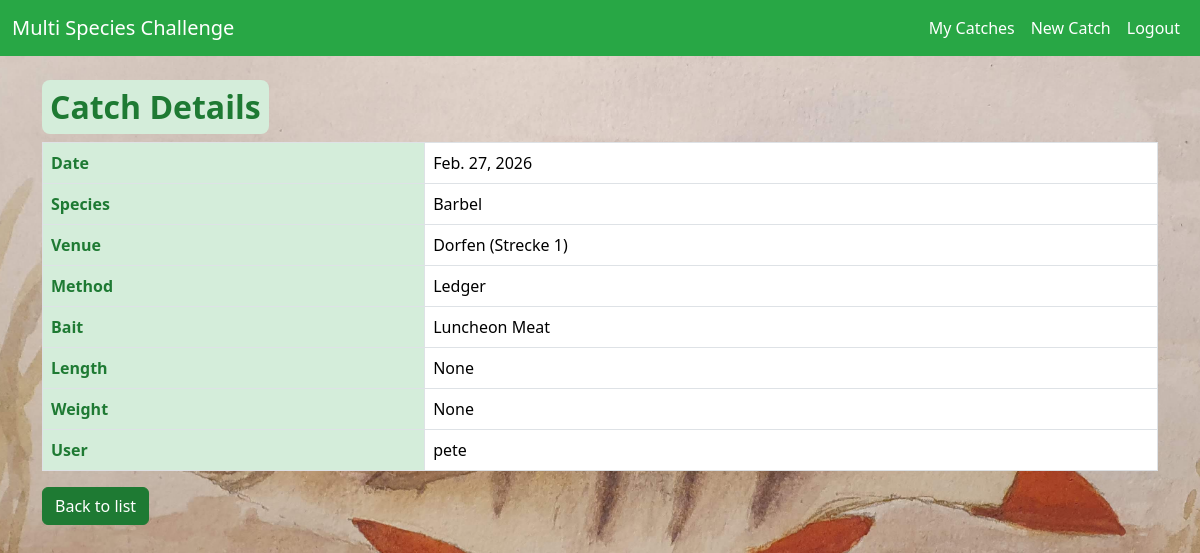
Screenshot of /catch/17/ (signed in) with the database file from the repository.
### catch/models.py (models this page shows, shortened)
class Catch(models.Model):
    user = models.ForeignKey(settings.AUTH_USER_MODEL, on_delete=models.CASCADE)
    date = models.DateField()
    species = models.ForeignKey(Species, on_delete=models.PROTECT)
    venue = models.ForeignKey(Venue, on_delete=models.PROTECT)
    method = models.ForeignKey(Method, on_delete=models.PROTECT)
    bait = models.ForeignKey(Bait, on_delete=models.PROTECT)
    length = TolerantDecimalField(max_digits=4, decimal_places=1, blank=True, null=True)
    weight = models.DecimalField(max_digits=6, decimal_places=2, blank=True, null=True)
    picture = models.ImageField(upload_to='catch_pics/', blank=True, null=True)
    comments = models.TextField(blank=True, null=True)
    class Meta:
        ordering = ['-date']

class Species(models.Model):
    name = models.CharField(max_length=50, unique=True)
    class Meta:
        ordering = ['name']

class Venue(models.Model):
    name = models.CharField(max_length=50, unique=True)
    class Meta:
        ordering = ['name']

class Method(models.Model):
    name = models.CharField(max_length=50, unique=True)
    class Meta:
        ordering = ['name']

class Bait(models.Model):
    name = models.CharField(max_length=50, unique=True)
    class Meta:
        ordering = ['name']

### catch/views.py (the view)
# urls.py: path('<int:pk>/', CatchDetailView.as_view(), name='catch_detail'),
class CatchDetailView(LoginRequiredMixin, DetailView):
    model = Catch
    template_name = 'catch/catch_detail.html'
    context_object_name = 'catch'

### catch/context_processors.py (called while the page is built)
def random_background(request):
    if 'background' not in request.session:
        images_dir = os.path.join(settings.BASE_DIR, 'static', 'images', 'fishing')
        try:
            pics = [f for f in os.listdir(images_dir) if os.path.isfile(os.path.join(images_dir, f))]
        except FileNotFoundError:
            pics = []
        if pics:
            choice = random.choice(pics)
            request.session['background'] = f'images/fishing/{choice}'
    return {'random_bg': request.session.get('background', '')}

### catch/models.py (called while the page is built)
    def from_db_value(self, value, expression, connection):
        if value is None:
            return None
        try:
            return self.to_python(value)
        except (TypeError, InvalidOperation, ValueError):
            return None

### catch/templates/catch/catch_detail.html (shortened to what this page needs)
{% extends 'base.html' %}
{% block content %}
<h2>Catch Details</h2>
<table class="table table-bordered">
    <tr><th>Date</th><td>{{ catch.date }}</td></tr>
    <tr><th>Species</th><td>{{ catch.species.name }}</td></tr>
    <tr><th>Venue</th><td>{{ catch.venue.name }}</td></tr>
    <tr><th>Method</th><td>{{ catch.method.name }}</td></tr>
    <tr><th>Bait</th><td>{{ catch.bait.name }}</td></tr>
    <tr><th>Length</th><td>{{ catch.length }}</td></tr>
    <tr><th>Weight</th><td>{{ catch.weight }}</td></tr>
    <tr><th>User</th><td>{{ catch.user.username }}</td></tr>
</table>
<a href="{% url 'catch_list' %}" class="btn btn-primary">Back to list</a>
{% endblock %}

### static/css/site.css (style rules this page uses)
:root { --bs-primary: #28a745; --bs-secondary: #6c757d; --bs-success: #28a745; --header-color: #1e7a33; --bs-info: #17a2b8; --bs-warning: #ffc107; --bs-danger: #dc3545; --bs-light: #f8f9fa; --bs-dark: #343a40; }
html, body { height: 100%; margin: 0; padding: 0; }
body { background-color: #f4fef4; background-size: cover; background-repeat: no-repeat; background-position: center center; background-attachment: fixed; min-height: 100vh; }
.content h1, .content h2, .content h3, .content h4, .content h5, .content h6 { color: var(--header-color) !important; font-weight: 600; background-color: #d4edda !important; padding: 0.5rem !important; display: inline-block !important; border-radius: 0.5rem !important; }
.content th { color: var(--header-color) !important; font-weight: 600; background-color: #d4edda !important; padding: 0.5rem !important; }
.btn-primary { background-color: var(--header-color) !important; border-color: var(--header-color) !important; color: #fff !important; }

### rows the page displays
Catch: date "Feb. 27, 2026", species.name "Barbel", venue.name "Dorfen (Strecke 1)", method.name "Ledger", bait.name "Luncheon Meat", length "None", weight "None", user.username "pete"
